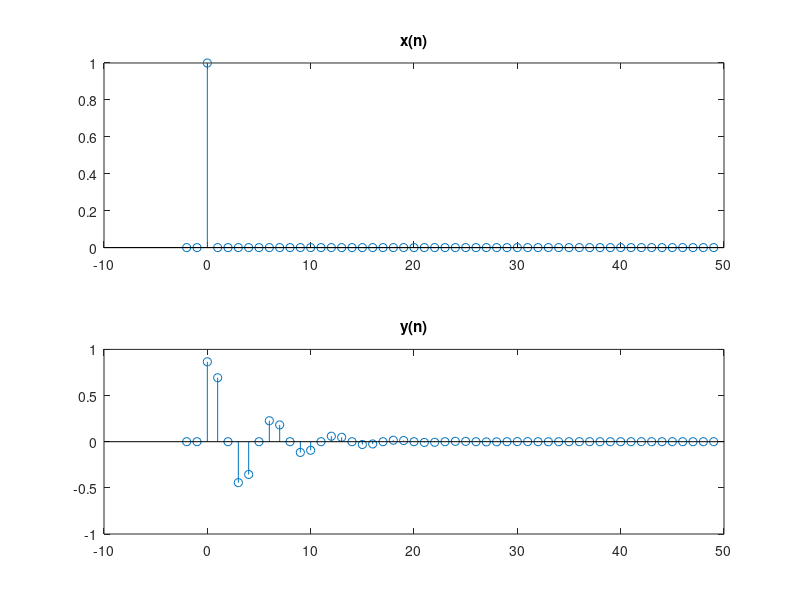
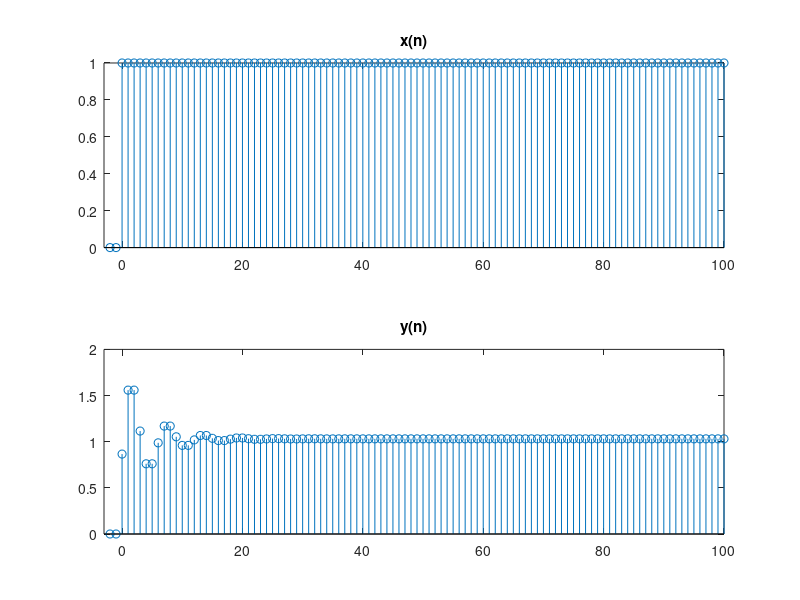

Source code (MATLAB) for these figures, in order: (Note: this script raises an error after producing the figures.)
clear all;
close all;
%% Enunciados
% Considere el siguiente sistema en tiempo discreto 
% recursivo descrtito por la ecuacion en diferencias
% y(n)=-a_1y(n-1)-a_2y(n-2)+b_0x(n) donde:

% a) Escriba un programa para calcular y dibujar la respuesta al impulso 
% h(n) del sistema para 0<=n<=49.

% b) Escriba un prgrama para calcular y dibujar la respuesta al escalon 
% en estado nulo s(n) del sistemas para 0<=n<=100

% c)Defina un sistema FIR con respuesta al impulso h_FIR(n) dada por 
% h_FIR(n)= h(n) para 0<=n<=19, 0 en otro caso
% donde h(n) es la respuesta al impulso calculada en el inciso (a).
% Escriba un programa para calcular y dibujar la respuesta al escalon para
% 0<=n<=100

% d) Compare los resultados obetnidos en los incisos (b) y (c) y explique
% sus similitudes y diferencias

a_1=-0.8;
a_2=0.64;
b_0=0.866;
% y(n)=-a_1*y(n-1)-a_2*y(n-2)+b_0*x(n);

%% Inciso a
% a) Condicinoes iniciales
y=[0, 0];
x=[0,0,1 zeros(1, 49)];

for n=0:49
    y(n+3)=-a_1*y(n-1+3)-a_2*y(n-2+3)+b_0*x(n+3);
end;

n=-2:49;
figure('Color','w');
subplot(2, 1, 1);
stem(n,x);
title('x(n)')
%axis([-3 50 0 1]);

subplot(2, 1, 2);
stem(n,y);
title('y(n)')
%axis([-3 50 0.7 1]);

yr=y;

%% Inciso b
% b) Condiciones iniciales
y=[0,0];
x=[0,0];

for n=0:100
    %0.866*
    x(n+3)=1;
    y(n+3)=-a_1*y(n-1+3)-a_2*y(n-2+3)+b_0*x(n+3);
end;

n=-2:100;
figure('Color','w');
subplot(2, 1, 1);
stem(n,x);
title('x(n)');
axis([-3 100 0 1]);

subplot(2, 1, 2);
stem(n,y);
title('y(n)');
axis([-3 100 0 2]);

%% Inciso c
% c)
n=-2:49;
h_FIR = yr.*(n>=0 & n<=19);
nhFir=0:51;
h=ones(1,20);
nh=0:19;

[y, ny] = ConvolucionDiscreta(h_FIR, nhFir, h, nh, 1);

figure('Color','w');
subplot(3, 1, 1);
stem(nhFir, h_FIR);
title('h_FIR(n))');
axis([-3 40 -0.5 1]);

subplot(3, 1, 2);
stem(nh, h);
title('h(n)');

subplot(3, 1, 3);
stem(ny, y);
title('y(n)');

